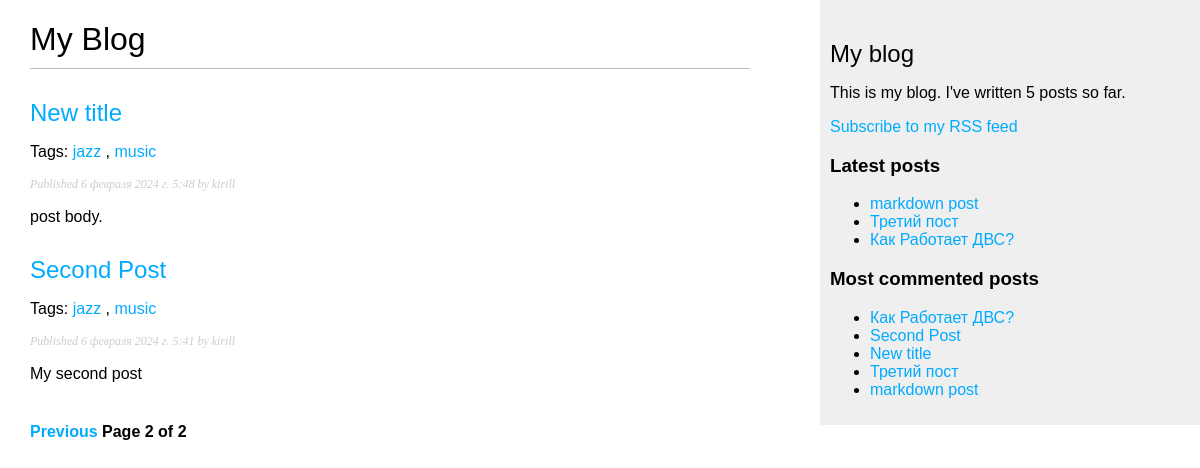
Screenshot of /?page=2 with the database file from the repository.
### blog/models.py (models this page shows, shortened)
class Post(models.Model):
    class Status(models.TextChoices):
        DRAFT = 'DF', 'Draft'
        PUBLISHED = 'PB', 'Published'
    title = models.CharField(max_length=250)
    slug = models.SlugField(max_length=250, unique_for_date='publish')
    author = models.ForeignKey(User, on_delete=models.CASCADE, related_name='blog_post')
    body = models.TextField()
    publish = models.DateTimeField(default=timezone.now)
    created = models.DateTimeField(auto_now_add=True)
    updated = models.DateTimeField(auto_now=True)
    status = models.CharField(max_length=2, choices=Status.choices,default=Status.DRAFT)
    objects = models.Manager()
    published = PublishedManager()
    tags = TaggableManager()
    class Meta:
        ordering = ["-publish"]
        indexes = [
            models.Index(fields=["-publish"])
        ]
    def get_absolute_url(self):
        return reverse("blog:post_detail", args=[self.publish.year,
                                                 self.publish.month,
                                                 self.publish.day,
                                                 self.slug])

### blog/views.py (the view)
# urls.py: path('',views.PostListView.as_view(), name='post_list'),
class PostListView(ListView):
    queryset = Post.published.all()
    context_object_name = 'posts'
    paginate_by = 3
    template_name = 'blog/post/list.html'

### blog/models.py (called while the page is built)
    def get_queryset(self):
        return super().get_queryset()\
                        .filter(status=Post.Status.PUBLISHED)

### blog/templatetags/blog_tags.py (called while the page is built)
@register.simple_tag()
def total_posts():
    return Post.published.count()

@register.inclusion_tag('blog/post/latest_posts.html')
def show_latest_posts(count=5):
    latest_posts = Post.published.order_by('-publish')[:count]
    return {'latest_posts': latest_posts}

@register.simple_tag()
def get_most_commented_posts(count=5):
    return Post.published.annotate(
        total_comments=Count('comments')).order_by('-total_comments')[:count]

@register.filter(name='markdown')
def mark_down(text):
    return mark_safe(markdown.markdown(text))

### blog/templates/blog/post/list.html (shortened to what this page needs)
{% extends "blog/base.html" %}
{% load blog_tags %}
{% block content %}
  <h1>My Blog</h1>
  {% for post in posts %}
    <h2>
      <a href="{{ post.get_absolute_url }}">
        {{ post.title }}
      </a>
    </h2>
    <p class="tags">Tags:
      {% for tag in post.tags.all %}
        <a href="{% url "blog:post_list_by_tag" tag.slug %}">
        {{ tag.name }}
        </a>
      {% if not forloop.last %}, {% endif %}
      {% endfor %}
    </p>
    <p class="date">
      Published {{ post.publish }} by {{ post.author }}
    </p>
    {{ post.body|markdown|truncatewords_html:30 }}
  {% endfor %}
  {% include 'pagination.html' with page=page_obj %}
{% endblock %}

### blog/templates/blog/base.html (shortened to what this page needs)
{% load blog_tags %}
{% load static %}
<!DOCTYPE html>
<html>
<head>
  <link href="{% static "css/blog.css" %}" rel="stylesheet">
</head>
<body>
  <div id="content">
    {% block content %}
    {% endblock %}
  </div>
  <div id="sidebar">
    <h2>My blog</h2>
    <p>This is my blog.
    I've written {% total_posts %} posts so far.
    </p>
    <p>
      <a href="{% url "blog:post_feed" %}">
        Subscribe to my RSS feed
      </a>
    </p>
    <h3>Latest posts</h3>
    {% show_latest_posts 3 %}
    <h3>Most commented posts</h3>
{% get_most_commented_posts as most_commented_posts %}
<ul>
{% for post in most_commented_posts %}
<li>
<a href="{{ post.get_absolute_url }}">{{ post.title }}</a>
</li>
{% endfor %}
</ul>
  </div>
</body>
</html>

### blog/templates/blog/post/latest_posts.html
<ul>
{% for post in latest_posts %}
<li>
<a href="{{ post.get_absolute_url }}">{{ post.title }}</a>
</li>
{% endfor %}
</ul>

### blog/static/css/blog.css (style rules this page uses)
body { margin:0; padding:0; font-family:helvetica, sans-serif; }
a { color:#00abff; text-decoration:none; }
h1 { font-weight:normal; border-bottom:1px solid #bbb; padding:0 0 10px 0; }
h2 { font-weight:normal; margin:30px 0 0; }
#content { float:left; width:60%; padding:0 0 0 30px; }
#sidebar { float:right; width:30%; padding:10px; background:#efefef; height:100%; }
p.date { color:#ccc; font-family: georgia, serif; font-size: 12px; font-style: italic; }

### rows the page displays
Post: title "New title", publish "6 февраля 2024 г. 5:48", author "kirill", body "post body."
Tag: name "jazz"
Tag: name "music"
Post: title "Second Post", publish "6 февраля 2024 г. 5:41", author "kirill", body "My second post"
Post: title "markdown post"
Post: title "Третий пост"
Post: title "Как Работает ДВС?"

### other values shown
{{ page.number }} "2"
{{ page.paginator.num_pages }} "2"
